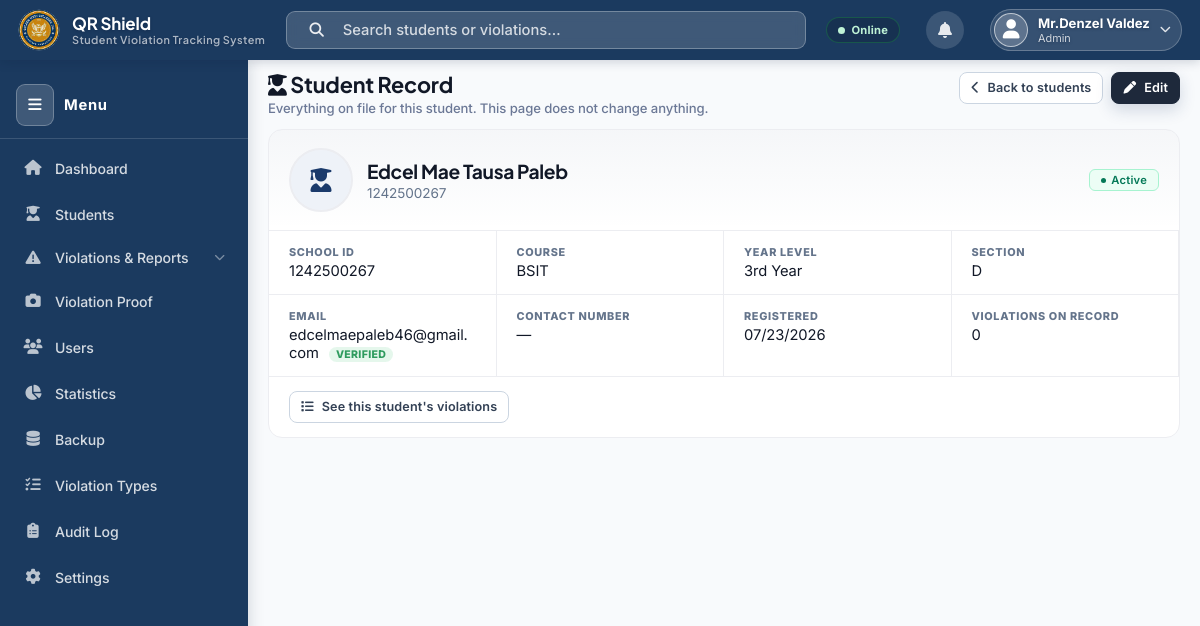
/admin/view_student.php?id=22 (signed in), run on the app's committed database.
### tables this page shows
CREATE TABLE `users` (
  `id` int(10) unsigned NOT NULL AUTO_INCREMENT,
  `student_id` varchar(10) DEFAULT NULL,
  `firstname` varchar(60) DEFAULT NULL,
  `middlename` varchar(60) DEFAULT NULL,
  `lastname` varchar(60) DEFAULT NULL,
  `suffix` varchar(15) DEFAULT NULL,
  `fullname` varchar(180) NOT NULL,
  `username` varchar(60) NOT NULL,
  `email` varchar(150) NOT NULL,
  `password` varchar(255) NOT NULL,
  `role` enum('Student','Guard','OSA Staff','OSA','Admin') NOT NULL DEFAULT 'Student',
  `contact_number` varchar(20) DEFAULT NULL,
  `gender` enum('Male','Female','Other') DEFAULT NULL,
  `birthday` date DEFAULT NULL,
  `college_id` int(10) unsigned DEFAULT NULL,
  `course` varchar(150) DEFAULT NULL,
  `year_level` varchar(20) DEFAULT NULL,
  `section` varchar(20) DEFAULT NULL,
  `profile_picture` varchar(255) DEFAULT NULL,
  `qr_code` varchar(255) DEFAULT NULL,
  `status` enum('Active','Inactive') NOT NULL DEFAULT 'Active',
  `email_verified` tinyint(1) NOT NULL DEFAULT 1,
  `verify_code` varchar(6) DEFAULT NULL,
  `verify_expires` datetime DEFAULT NULL,
  `created_at` timestamp NOT NULL DEFAULT current_timestamp(),
  `login_otp_hash` varchar(255) DEFAULT NULL,
  `login_otp_expires` datetime DEFAULT NULL,
  `has_password` tinyint(1) NOT NULL DEFAULT 0,
  `reset_code_hash` varchar(255) DEFAULT NULL,
  `reset_expires` datetime DEFAULT NULL,
  `scanner_access` tinyint(1) NOT NULL DEFAULT 0,
  `scanner_session_token` char(64) DEFAULT NULL,
  `scanner_session_expires` datetime DEFAULT NULL,
  `device_token` varchar(64) DEFAULT NULL,
  `device_otp_hash` varchar(255) DEFAULT NULL,
  `device_otp_expires` datetime DEFAULT NULL,
  `device_otp_pending_token` varchar(64) DEFAULT NULL,
  PRIMARY KEY (`id`),
  UNIQUE KEY `username` (`username`),
  UNIQUE KEY `email` (`email`),
  UNIQUE KEY `student_id` (`student_id`),
  KEY `fk_user_college` (`college_id`),
  CONSTRAINT `fk_user_college` FOREIGN KEY (`college_id`) REFERENCES `colleges` (`id`) ON DELETE SET NULL
);

### includes/functions.php (called while the page is built, shortened)
<?php
function vts_ts($v)       { return is_numeric($v) ? (int)$v : strtotime((string)$v); }
function vts_date($v)     { return $v ? date('m/d/Y', vts_ts($v)) : '-'; }
function vts_current_page_url(): string {
    $self  = basename((string)($_SERVER['SCRIPT_NAME'] ?? 'violations.php'));
    $query = $_GET;
    unset($query['success'], $query['error'], $query['return']);
    return $self . ($query ? '?' . http_build_query($query) : '');
}
function vts_return_param(): string {
    return rawurlencode(vts_current_page_url());
}

### admin/view_student.php (the view, shortened to what this page needs)
<?php
require_once "../config/database.php";
require_once "../includes/functions.php";
$isStaff   = ($_SESSION['role'] ?? '') === 'OSA Staff';
$listPage  = $isStaff ? '../osa_staff/students.php' : 'students.php';
$canEdit   = ($_SESSION['role'] ?? '') === 'Admin';
$id = isset($_GET['id']) && is_numeric($_GET['id']) ? (int)$_GET['id'] : 0;
$stmt = $conn->prepare("SELECT * FROM users WHERE id = :id AND role = 'Student'");
$stmt->execute([':id' => $id]);
$s = $stmt->fetch(PDO::FETCH_ASSOC);
$courseName = trim((string)($s['course'] ?? ''));
$vCount = 0; $vLatest = null;
try {
    $v = $conn->prepare("SELECT COUNT(*) FROM violations WHERE student_id = :id");
    $v->execute([':id' => $id]);
    $vCount = (int)$v->fetchColumn();
} catch (Throwable $e) {  }
$pic  = trim((string)($s['profile_picture'] ?? ''));
$name = (string)($s['fullname'] ?? '');
include "../includes/header.php";
include "../includes/navbar.php";
include "../includes/sidebar.php";
?>
<main class="vts-main">
<div class="vts-main-inner">
  <div class="admin-welcome-row">
    <div>
      <h1><i class="fas fa-user-graduate"></i> Student Record</h1>
      <p>Everything on file for this student. This page does not change anything.</p>
    </div>
    <div class="u-nowrap">
      <a href="<?php echo htmlspecialchars($listPage); ?>" class="btn-outline btn-sm">
        <i class="fas fa-chevron-left"></i> Back to students
      </a>
      <?php if ($canEdit): ?>
        <a href="edit_student.php?id=<?php echo $id; ?>&amp;return=<?php echo vts_return_param(); ?>"
           class="btn-primary btn-sm"><i class="fas fa-pen"></i> Edit</a>
      <?php endif; ?>
    </div>
  </div>
  <div class="vs-card">
    <div class="vs-head">
      <?php if ($pic !== ''): ?>
           <img class="vs-avatar" src="../uploads/profile/<?php echo htmlspecialchars($pic); ?>"
             alt="Profile photo of <?php echo htmlspecialchars($name !== '' ? $name : 'student'); ?>">
      <?php else: ?>
        <span class="vs-avatar vs-avatar-none"><i class="fas fa-user-graduate"></i></span>
      <?php endif; ?>
      <div class="vs-head-t">
        <h2><?php echo htmlspecialchars($name !== '' ? $name : 'Unnamed student'); ?></h2>
        <p><?php echo htmlspecialchars($s['student_id'] ?: 'No School ID on file'); ?></p>
      </div>
      <span class="pill <?php echo (($s['status'] ?? '') === 'Active' ? 'resolved' : 'atrisk'); ?>">
        <?php echo htmlspecialchars($s['status'] ?? '—'); ?>
      </span>
    </div>
    <dl class="vs-grid">
      <div><dt>School ID</dt><dd><?php echo htmlspecialchars($s['student_id'] ?: '—'); ?></dd></div>
      <div><dt>Course</dt><dd><?php echo htmlspecialchars($courseName !== '' ? $courseName : '—'); ?></dd></div>
      <div><dt>Year level</dt><dd><?php echo htmlspecialchars($s['year_level'] ?: '—'); ?></dd></div>
      <div><dt>Section</dt><dd><?php echo htmlspecialchars($s['section'] ?: '—'); ?></dd></div>
      <div><dt>Email</dt><dd>
        <?php echo htmlspecialchars($s['email'] ?: '—'); ?>
        <?php if (isset($s['email_verified'])): ?>
          <span class="vs-flag <?php echo ((int)$s['email_verified'] === 1 ? 'ok' : 'warn'); ?>">
            <?php echo ((int)$s['email_verified'] === 1 ? 'verified' : 'not verified'); ?>
          </span>
        <?php endif; ?>
      </dd></div>
      <div><dt>Contact number</dt><dd><?php echo htmlspecialchars($s['contact_number'] ?: '—'); ?></dd></div>
      <div><dt>Registered</dt><dd><?php echo htmlspecialchars(!empty($s['created_at']) ? vts_date($s['created_at']) : '—'); ?></dd></div>
      <div><dt>Violations on record</dt><dd>
        <?php echo (int)$vCount; ?>
      </dd></div>
    </dl>
    <div class="vs-foot">
      <a class="btn-outline btn-sm"
         href="violations.php?view=records&amp;search=<?php echo urlencode((string)$s['student_id']); ?>">
        <i class="fas fa-list"></i> See this student's violations
      </a>
    </div>
  </div>
</div>
<?php include "../includes/footer.php"; ?>

### assets/css/vts-theme.css (style rules this page uses)
*, *::before, *::after { margin: 0; padding: 0; box-sizing: border-box; }
:root { --navy: #1a3a6b; --navy-dark: #122a52; --navy-light: #1e4580; --gold: #c9a227; --gold-light: #e2b83a; --gold-pale: #f5e9c0; --white: #ffffff; --bg: #f0f4fa; --surface: #ffffff; --text: #1a2340; --text-muted: #5a6a8a; --text-soft: #55617a; --text-faint: #9aa6bd; --border: #dde4f0; --border-soft: #e2e8f5; --surface-alt: #eef2f8; --surface-tint:#e8eef9; --danger: #e03535; --warning: #e07a10; --success: #1b7f46; --info: #1576c4; --sidebar-w: 260px; --navbar-h: 52px; --radius: 12px; --shadow-sm: 0 2px 8px rgba(26,58,107,0.10); --shadow-md: 0 4px 20px rgba(26,58,107,0.15); --shadow-lg: 0 8px 40px rgba(26,58,107,0.20); --grad-header: linear-gradient(90deg, var(--navy) 0%, #2a5298 50%, var(--gold) 100%); --font-ui: 'Inter', system-ui, sans-serif; --font-display: Georgia, serif; }
body { font-family: var(--font-ui); background: var(--bg); color: var(--text); min-height: 100vh; }
a { text-decoration: none; color: inherit; }
body.has-bg-image { background-size: cover; background-position: center; background-attachment: fixed; }
.vts-main { margin-left: var(--sidebar-w); padding-top: var(--navbar-h); min-height: 100vh; position: relative; transition: margin-left 0.3s ease; }
.vts-main-inner { padding: 28px 28px 40px; position: relative; z-index: 1; }
.vts-main::before { content: ''; position: absolute; inset: 0; background: rgba(240,244,250,0.70); pointer-events: none; z-index: 0; }
.btn-primary { display: inline-flex; align-items: center; gap: 8px; background: var(--navy); color: var(--white); border: none; padding: 11px 22px; border-radius: 8px; font-size: 0.88rem; font-weight: 700; letter-spacing: 0.04em; transition: background 0.2s, transform 0.1s, box-shadow 0.2s; text-transform: uppercase; }
.btn-outline { background: transparent; border: 2px solid var(--navy); color: var(--navy); padding: 9px 20px; border-radius: 8px; font-size: 0.88rem; font-weight: 700; letter-spacing: 0.04em; transition: all 0.2s; text-transform: uppercase; display: inline-flex; align-items: center; gap: 8px; }
.btn-sm { padding: 6px 14px; font-size: 0.78rem; }
.u-nowrap { white-space: nowrap; }

### assets/css/vts-admin.css (style rules this page uses)
.admin-welcome-row { display: flex; align-items: flex-start; justify-content: space-between; margin-bottom: 22px; flex-wrap: wrap; gap: 12px; }
.admin-welcome-row h1 { font-size: 1.5rem; font-weight: 800; color: var(--text); }
.admin-welcome-row p { font-size: .86rem; color: var(--text-muted); margin-top: 2px; }
.pill { display: inline-flex; align-items: center; gap: 5px; padding: 3px 11px; border-radius: 20px; font-size: .72rem; font-weight: 700; }
.pill::before { content: ''; width: 6px; height: 6px; border-radius: 50%; background: currentColor; }
.pill.resolved { background: #d8f0e1; color: #1b7f46; }

### assets/css/vts-polish.css (style rules this page uses)
:root { --pl-bg: #f5f7fb; --pl-line: #e6eaf2; --pl-radius: 12px; --pl-shadow: 0 1px 3px rgba(20,33,61,.06); --pl-navy: #1a3a6b; --pl-text: #232b3e; --pl-muted: #6b7690; }
body.has-bg-image { background-image: none !important; background: var(--pl-bg) !important; }
@media (prefers-reduced-motion: no-preference) { a, button, .btn, .vts-card, input, select, textarea, tr { transition: background-color .15s ease, color .15s ease, border-color .15s ease, box-shadow .15s ease; } }
.vts-main-inner { max-width: 1180px; margin: 0 auto; padding: 26px 22px 60px; }
.btn-primary, .btn-success, .btn-danger, .btn-ghost, .content .btn, a.btn, button.btn { display: inline-flex; align-items: center; gap: 7px; border: none; border-radius: 9px; font-weight: 650; font-size: .86rem; padding: 10px 16px; cursor: pointer; text-decoration: none; }
.btn-sm { padding: 7px 12px !important; font-size: .8rem !important; }
.btn-primary { background: var(--pl-navy); color: #fff; }
:root { --pl-text: #17202f; --pl-muted: #55617a; --pl-line: #d5dcea; }
body { color: var(--pl-text); }
.vts-main-inner { padding-top: 58px; }

### includes/header.php (style rules this page uses)
body.has-bg-image { background: linear-gradient(160deg, #0f2a52 0%, #14375f 46%, #0b1f3f 100%); background-attachment: fixed; }

### data on the page
users: student "1242500267", status "Active", course "BSIT", year_level "3rd Year", section "D", email "edcelmaepaleb46@gmail.com", contact_number "—", created_at "07/23/2026"

### other printed values
APP_NAME "QR Shield"
APP_TAGLINE "Student Violation Tracking System"
$fullname "Mr.Denzel Valdez"
vts_role_label($role) "Admin"
$name !== '' ? $name : 'Unnamed student' "Edcel Mae Tausa Paleb"
$vCount "0"
